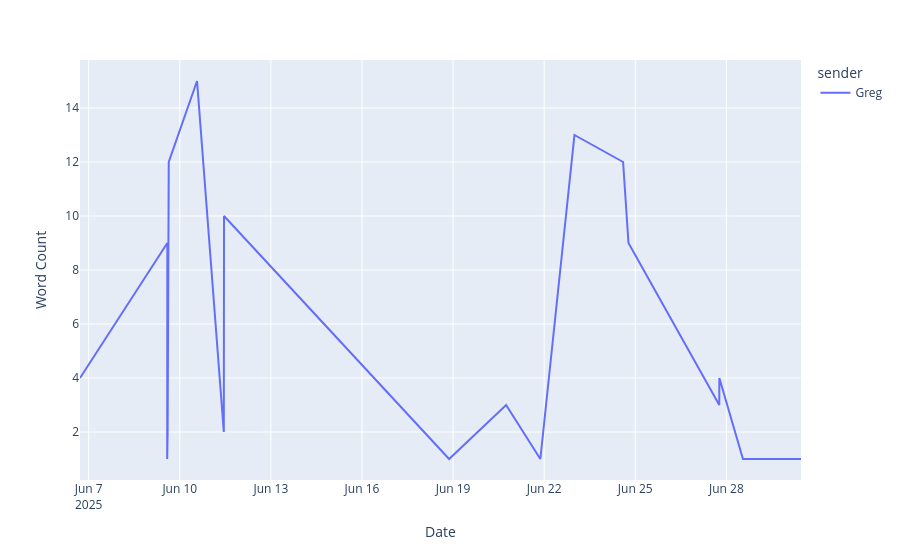

Here is the notebook cell this chart was saved with:
### Code cell
px.line(
  df[(df.sender == 'Ryan 1') | (df.sender == 'Greg')], x=df[(df.sender == 'Ryan 1') | (df.sender == 'Greg')].index, y='word_count', color='sender',
  labels={'word_count' : 'Word Count', 'x' : 'Date'}
)

### Figure 1 — Plotly figure (JSON) as saved in the notebook; plotly's stock layout.template omitted (floating-point values rounded to 4 significant figures)
{"data": [{"hovertemplate": "sender=Greg<br>Date=%{x}<br>Word Count=%{y}<extra></extra>", "legendgroup": "Greg", "line": {"color": "#636efa", "dash": "solid"}, "marker": {"symbol": "circle"}, "mode": "lines", "name": "Greg", "orientation": "v", "showlegend": true, "type": "scatter", "x": ["2025-06-06T17:07:20", "2025-06-09T14:09:30", "2025-06-09T14:02:09", "2025-06-09T14:23:47", "2025-06-09T15:16:10", "2025-06-10T13:37:44", "2025-06-11T10:47:30", "2025-06-11T10:57:07", "2025-06-18T20:52:21", "2025-06-18T20:52:29", "2025-06-20T17:55:21", "2025-06-21T20:58:56", "2025-06-22T23:56:25", "2025-06-24T14:23:07", "2025-06-24T18:38:07", "2025-06-27T18:24:26", "2025-06-27T18:27:14", "2025-06-28T13:07:58", "2025-06-30T10:59:50", "2025-06-30T10:59:56"], "xaxis": "x", "y": [4, 9, 1, 2, 12, 15, 2, 10, 1, 1, 3, 1, 13, 12, 9, 3, 4, 1, 1, 1], "yaxis": "y"}], "layout": {"legend": {"title": {"text": "sender"}, "tracegroupgap": 0}, "margin": {"t": 60}, "xaxis": {"anchor": "y", "domain": [0, 1], "title": {"text": "Date"}}, "yaxis": {"anchor": "x", "domain": [0, 1], "title": {"text": "Word Count"}}}}
